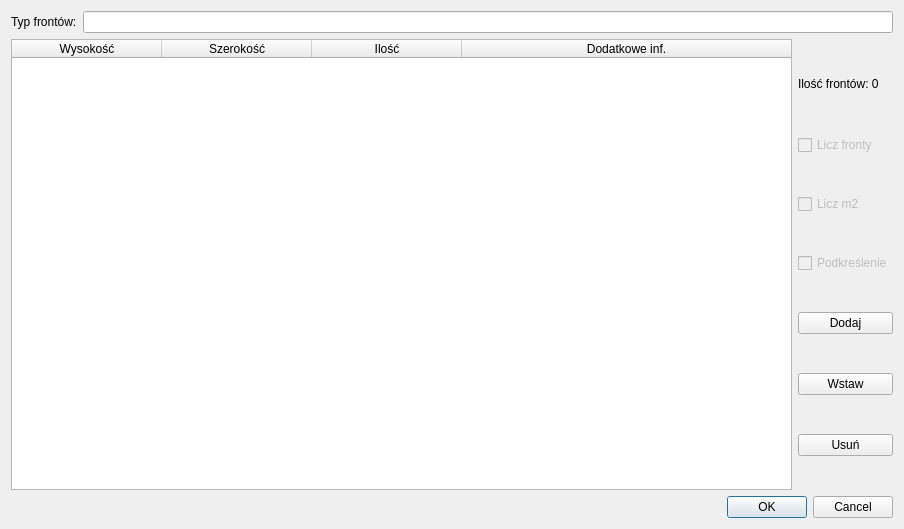
<?xml version="1.0" encoding="UTF-8"?>
<ui version="4.0">
 <class>PageList</class>
 <widget class="QWidget" name="PageList">
  <property name="geometry">
   <rect>
    <x>0</x>
    <y>0</y>
    <width>904</width>
    <height>529</height>
   </rect>
  </property>
  <property name="windowTitle">
   <string>Form</string>
  </property>
  <layout class="QVBoxLayout" name="verticalLayout_2">
   <item>
    <layout class="QHBoxLayout" name="horizontalLayout">
     <item>
      <widget class="QLabel" name="label">
       <property name="text">
        <string>Typ frontów:</string>
       </property>
      </widget>
     </item>
     <item>
      <widget class="QLineEdit" name="lineEditType">
       <property name="alignment">
        <set>Qt::AlignCenter</set>
       </property>
      </widget>
     </item>
    </layout>
   </item>
   <item>
    <layout class="QHBoxLayout" name="horizontalLayout_2">
     <item>
      <widget class="MyTable" name="tableWidgetFronts">
       <property name="editTriggers">
        <set>QAbstractItemView::NoEditTriggers</set>
       </property>
       <property name="columnCount">
        <number>4</number>
       </property>
       <attribute name="horizontalHeaderCascadingSectionResizes">
        <bool>false</bool>
       </attribute>
       <attribute name="horizontalHeaderDefaultSectionSize">
        <number>150</number>
       </attribute>
       <attribute name="horizontalHeaderStretchLastSection">
        <bool>true</bool>
       </attribute>
       <column>
        <property name="text">
         <string>Wysokość</string>
        </property>
       </column>
       <column>
        <property name="text">
         <string>Szerokość</string>
        </property>
       </column>
       <column>
        <property name="text">
         <string>Ilość</string>
        </property>
       </column>
       <column>
        <property name="text">
         <string>Dodatkowe inf.</string>
        </property>
       </column>
      </widget>
     </item>
     <item>
      <layout class="QVBoxLayout" name="verticalLayout" stretch="0,0,0,0,0,0,0">
       <property name="sizeConstraint">
        <enum>QLayout::SetDefaultConstraint</enum>
       </property>
       <item>
        <widget class="QLabel" name="labelFrontsCount">
         <property name="sizePolicy">
          <sizepolicy hsizetype="Preferred" vsizetype="Minimum">
           <horstretch>0</horstretch>
           <verstretch>0</verstretch>
          </sizepolicy>
         </property>
         <property name="maximumSize">
          <size>
           <width>16777215</width>
           <height>24</height>
          </size>
         </property>
         <property name="text">
          <string>Ilość frontów: 0</string>
         </property>
        </widget>
       </item>
       <item>
        <widget class="QCheckBox" name="checkBoxCount">
         <property name="enabled">
          <bool>false</bool>
         </property>
         <property name="text">
          <string>Licz fronty</string>
         </property>
         <property name="checkable">
          <bool>true</bool>
         </property>
         <property name="checked">
          <bool>false</bool>
         </property>
        </widget>
       </item>
       <item>
        <widget class="QCheckBox" name="checkBoxCountM2">
         <property name="enabled">
          <bool>false</bool>
         </property>
         <property name="text">
          <string>Licz m2</string>
         </property>
         <property name="checked">
          <bool>false</bool>
         </property>
        </widget>
       </item>
       <item>
        <widget class="QCheckBox" name="checkBoxUnderline">
         <property name="enabled">
          <bool>false</bool>
         </property>
         <property name="text">
          <string>Podkreślenie</string>
         </property>
        </widget>
       </item>
       <item>
        <widget class="QPushButton" name="pushButtonAdd">
         <property name="text">
          <string>Dodaj</string>
         </property>
        </widget>
       </item>
       <item>
        <widget class="QPushButton" name="pushButtonInsert">
         <property name="text">
          <string>Wstaw</string>
         </property>
        </widget>
       </item>
       <item>
        <widget class="QPushButton" name="pushButtonDelete">
         <property name="text">
          <string>Usuń</string>
         </property>
        </widget>
       </item>
      </layout>
     </item>
    </layout>
   </item>
   <item>
    <widget class="QDialogButtonBox" name="buttonBox">
     <property name="standardButtons">
      <set>QDialogButtonBox::Cancel|QDialogButtonBox::Ok</set>
     </property>
    </widget>
   </item>
  </layout>
 </widget>
 <customwidgets>
  <customwidget>
   <class>MyTable</class>
   <extends>QTableWidget</extends>
   <header>mytable.h</header>
  </customwidget>
 </customwidgets>
 <resources/>
 <connections/>
</ui>
